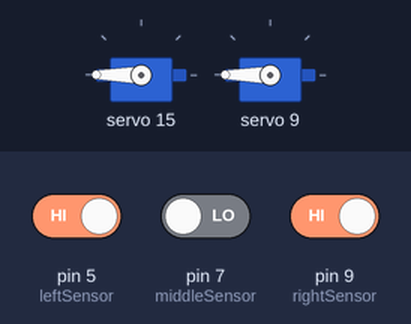
This sketch was run on a simulated Arduino Uno, built with avr-gcc and run on an emulated ATmega328P. Shown: 2 × servo. The inputs (shaded band) are chosen by the test bench; at power-on: pin 5 (leftSensor) HIGH, pin 7 (middleSensor) LOW, pin 9 (rightSensor) HIGH. What the sketch prints to the serial monitor is not drawn.

Above: at 3.7 s.
3.8 s: pin 5 (leftSensor) driven LOW and pin 7 (middleSensor) driven HIGH
At 4.2 s:
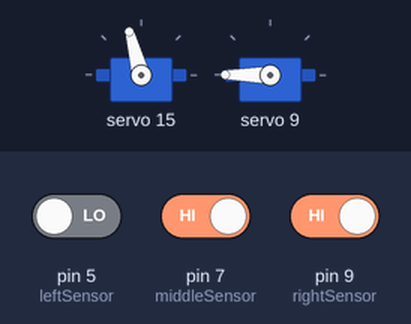
5.3 s: pin 7 (middleSensor) driven LOW
At 6.5 s:
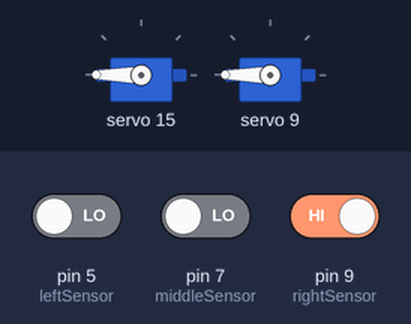
6.8 s: pin 7 (middleSensor) driven HIGH
At 7.8 s:
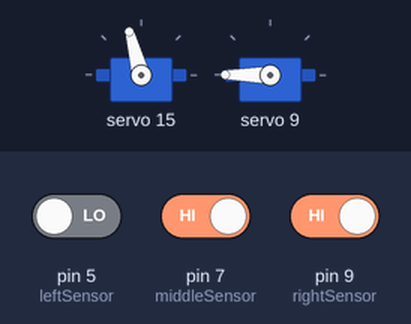
8.3 s: pin 5 (leftSensor) driven HIGH and pin 9 (rightSensor) driven LOW
At 8.9 s:
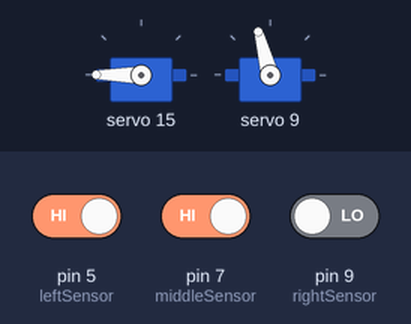
Timing chart, 0 to 10.8 s (numbered marks = the images above; inputs shaded):
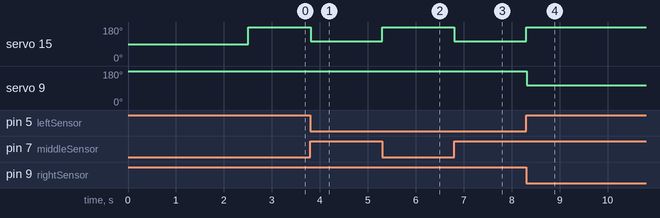

Measured:
- after the input at 3.8 s, servo 15: 180° → 105° at once
- after the input at 5.3 s, servo 15: 105° → 180° at once
- after the input at 6.8 s, servo 15: 180° → 105° at once
- after the input at 8.3 s, servo 15: 105° → 180° at once; servo 9: 180° → 105° at once

The sketch:

line-following-with-PID.ino
```cpp
#include <Wire.h>
#include <Adafruit_PWMServoDriver.h>
Adafruit_PWMServoDriver pwm = Adafruit_PWMServoDriver(0x40);

int bluetooth_signal = 0;

//Sensor pins
const int leftSensor = 5;
const int middleSensor = 7;
const int rightSensor = 9;

const int initSpeed = 800;


//PID Variables
int error = 0;
int previous_error = 0;
float kP = 400;
float kI = 0;
float kD = 200;
float P, I, D;
float PID_value;

void goForward(int leftSpeed, int rightSpeed){
  pwm.setPWM(14, 0, 0);
  pwm.setPWM(15, 0, leftSpeed);
  pwm.setPWM(12, 0, 0);
  pwm.setPWM(13, 0, leftSpeed);

  pwm.setPWM(8, 0, rightSpeed);
  pwm.setPWM(9, 0, 0);
  pwm.setPWM(10, 0, rightSpeed);
  pwm.setPWM(11, 0, 0);
}
void turnRight(int leftSpeed, int rightSpeed){
  pwm.setPWM(14, 0, 0);
  pwm.setPWM(15, 0, leftSpeed);
  pwm.setPWM(12, 0, 0);
  pwm.setPWM(13, 0, leftSpeed);

  pwm.setPWM(8, 0, 0);
  pwm.setPWM(9, 0, rightSpeed);
  pwm.setPWM(10, 0, 0);
  pwm.setPWM(11, 0, rightSpeed);
}
void turnLeft(int leftSpeed, int rightSpeed){
  pwm.setPWM(14, 0, leftSpeed);
  pwm.setPWM(15, 0, 0);
  pwm.setPWM(12, 0, leftSpeed);
  pwm.setPWM(13, 0, 0);

  pwm.setPWM(8, 0, rightSpeed);
  pwm.setPWM(9, 0, 0);
  pwm.setPWM(10, 0, rightSpeed);
  pwm.setPWM(11, 0, 0);
}
void goBackward(int leftSpeed, int rightSpeed){
  pwm.setPWM(14, 0, leftSpeed);
  pwm.setPWM(15, 0, 0);
  pwm.setPWM(12, 0, leftSpeed);
  pwm.setPWM(13, 0, 0);

  pwm.setPWM(8, 0, 0);
  pwm.setPWM(9, 0, rightSpeed);
  pwm.setPWM(10, 0, 0);
  pwm.setPWM(11, 0, rightSpeed);
}
void stopBot(){
  pwm.setPWM(14, 0, 0);
  pwm.setPWM(15, 0, 0);
  pwm.setPWM(12, 0, 0);
  pwm.setPWM(13, 0, 0);

  pwm.setPWM(8, 0, 0);
  pwm.setPWM(9, 0, 0);
  pwm.setPWM(10, 0, 0);
  pwm.setPWM(11, 0, 0);
}
void calculatePID(){
  P = error;
  I = I + error;
  D = error-previous_error;
  PID_value = (kP*P) + (kI*I) + (kD*D);
  previous_error = error;
}
void motorPIDControl(){
  int leftSpeed = initSpeed + PID_value;
  int rightSpeed = initSpeed - PID_value;

  pwm.setPWM(14, 0, 0);
  pwm.setPWM(15, 0, leftSpeed);

  pwm.setPWM(8, 0, 0);
  pwm.setPWM(9, 0, rightSpeed);
}
void lineFollowing(){
  if((digitalRead(leftSensor) == 0) && (digitalRead(middleSensor) == 1) && (digitalRead(rightSensor) == 0)) error = 0;
  else if((digitalRead(leftSensor) == 1) && (digitalRead(middleSensor) == 1) && (digitalRead(rightSensor) == 0)) error = 1;
  else if((digitalRead(leftSensor) == 0) && (digitalRead(middleSensor) == 0) && (digitalRead(rightSensor) == 1)) error = -2;
  else if((digitalRead(leftSensor) == 0) && (digitalRead(middleSensor) == 1) && (digitalRead(rightSensor) == 1)) error = -1;
  else if((digitalRead(leftSensor) == 1) && (digitalRead(middleSensor) == 0) && (digitalRead(rightSensor) == 0)) error = 2;
  calculatePID();
  motorPIDControl();
}
void setup(){
  pwm.begin();
  pwm.setOscillatorFrequency(27000000);
  pwm.setPWMFreq(60);
  Wire.setClock(400000);

  pinMode(leftSensor, INPUT);
  pinMode(rightSensor, INPUT);
  pinMode(middleSensor, INPUT);
  Serial.println("Initialize MakerBot");
  Serial.begin(115200);

  delay(2500);
}
void loop(){
  Serial.print(digitalRead(leftSensor));
  Serial.print(" ");
  Serial.print(digitalRead(middleSensor));
  Serial.print(" ");
  Serial.print(digitalRead(rightSensor));
  Serial.print("\n");
  Serial.print("Current error: ");
  Serial.println(error);
  lineFollowing();
}
```
